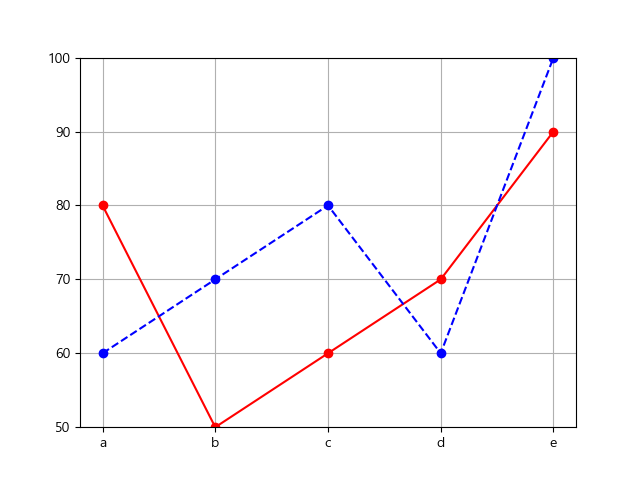

This figure's Python source:
#matplotlib : 그래프 생성을 위한 다양한 함수를 제공하는 plotting library
#시각화의 중요성

import numpy as np
import matplotlib.pyplot as plt

plt.rc('font', family='malgun gothic') #이래야 한글 안깨짐
plt.rcParams['axes.unicode_minus'] = False

x = ["서울", "인천", "수원"] #list type 잘 출력됨.
# x = ("서울", "인천", "수원") #tuple type 잘 출력됨
# x = {"서울", "인천", "수원"} #set type은 순서가 없어서 오류 발생
y = [5, 3, 7]

plt.xlim([-1, 3])
plt.ylim([0, 10])

plt.yticks(list(range(0,11,3)))
plt.plot(x, y)
plt.show()

data = np.arange(1, 11, 2)
plt.plot(data) # x축의 구간은 자동 설명
x = [0,1,2,3,4]
for a, b in zip(x,data):
    plt.text(a, b, str(b))
plt.show()

x = np.arange(0, 10, 0.5)
y = np.sin(x)


# plt.plot(x, y)
# plt.plot(x, y, 'bo')
plt.plot(x, y, 'go--', linewidth=2, markersize=12)
plt.show()

# hold : 복수의 plot으로 여러개의 차트를 겹쳐 그림
x = np.arange(0, 3 * np.pi, 0.1)
print(x)
y_sin = np.sin(x)
y_cos = np.cos(x)

plt.figure(figsize=(10, 5)) # 그래프 전체 크기(w, h)
plt.plot(x, y_sin, 'r') #선 그래프
plt.scatter(x, y_cos) #산점도 그래프
plt.xlabel('x축')
plt.ylabel('y축')
plt.title('sine & cosine')
plt.legend(['sine', 'cosine']) #범례
plt.show()

print()
#subplot : 하나의 Figure를 여러개의 Axes로 나누기
plt.subplot(2, 1, 1) #2행 1열의 첫번째
plt.plot(x,y_sin)
plt.title('sine')
plt.legend('sine')
plt.subplot(2, 1, 2) #2행 1열의 두번째
plt.plot(x,y_cos)
plt.title('cosine')
plt.legend('cosine')
plt.show()

irum=['a','b','c','d','e']
kor = [80, 50, 60, 70, 90]
eng = [60, 70, 80, 60, 100]
plt.plot(irum, kor, 'ro-')
plt.plot(irum, eng, 'bo--')
plt.ylim([50,100])
plt.grid(True)

fig = plt.gcf()
plt.show()
fig.savefig('plot1.png')
